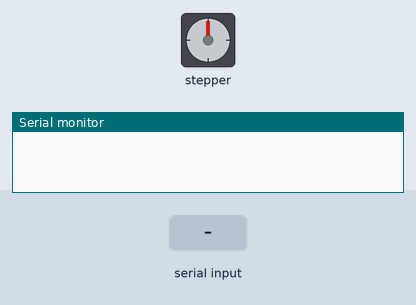
This sketch was run on a simulated Arduino Uno, built with avr-gcc and run on an emulated ATmega328P. Shown: stepper motor, the last lines printed to the serial monitor. The inputs (shaded band) are chosen by the test bench. Stepper angles assume 2048 steps per turn.

Above: at 1.2 s.
1.3 s: "A" received over the second serial link
At 1.45 s:
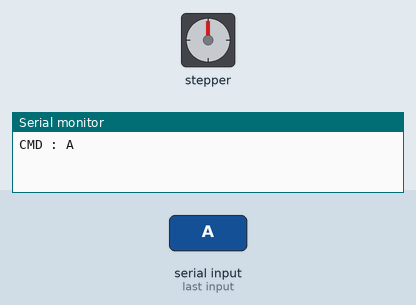
4.3 s: "B" received over the second serial link
7.3 s: "S" received over the second serial link
At 8.7 s:
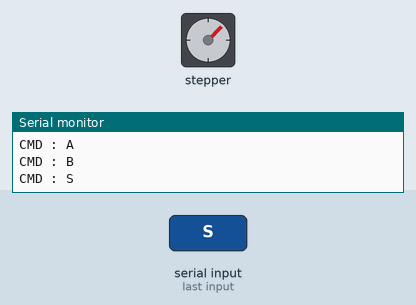
9.1 s: "A" received over the second serial link
At 10.27 s:
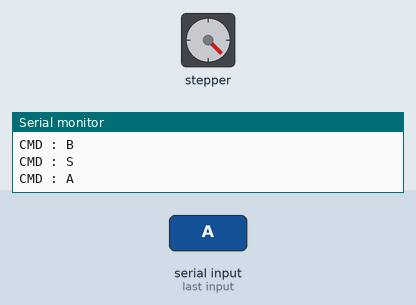
12.1 s: "B" received over the second serial link
Timing chart, 0 to 19.1 s (numbered marks = the images above; inputs shaded):
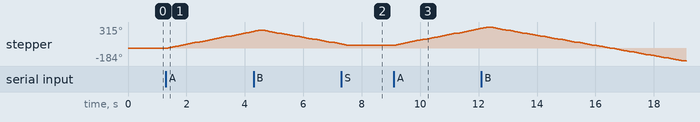

Measured:
- after the input at 1.3 s, stepper: keeps turning clockwise at about 84°/s, starting at once
- after the input at 7.3 s, stepper: goes on until 7.5 s, then stays 45°
- after the input at 9.1 s, stepper: keeps turning clockwise at about 84°/s, starting at once

The sketch:

RX_Stepper.ino
```cpp
#include <SoftwareSerial.h>
#include <Stepper.h>

const int stepPerRev = 2048;
Stepper myStepper(stepPerRev, 2, 4, 3, 5);
SoftwareSerial BTSerial(10, 11);

char currentMode = 'S';

void setup() {
  Serial.begin(9600);

  myStepper.setSpeed(15);
  BTSerial.begin(9600);
}

void loop() {
  if (BTSerial.available()) {
    char newChar = BTSerial.read();
    if (newChar == 'A' || newChar == 'B' || newChar == 'S') {
      currentMode = newChar;
      Serial.print("CMD : ");
      Serial.println(currentMode);
    }
  }

  if (currentMode == 'A') {
    myStepper.step(stepPerRev / 4);
    delay(100);
  }
  else if (currentMode == 'B') {
    myStepper.step(-(stepPerRev / 8));
    delay(100);
  }
  else if (currentMode == 'S'){

  }
}
```
